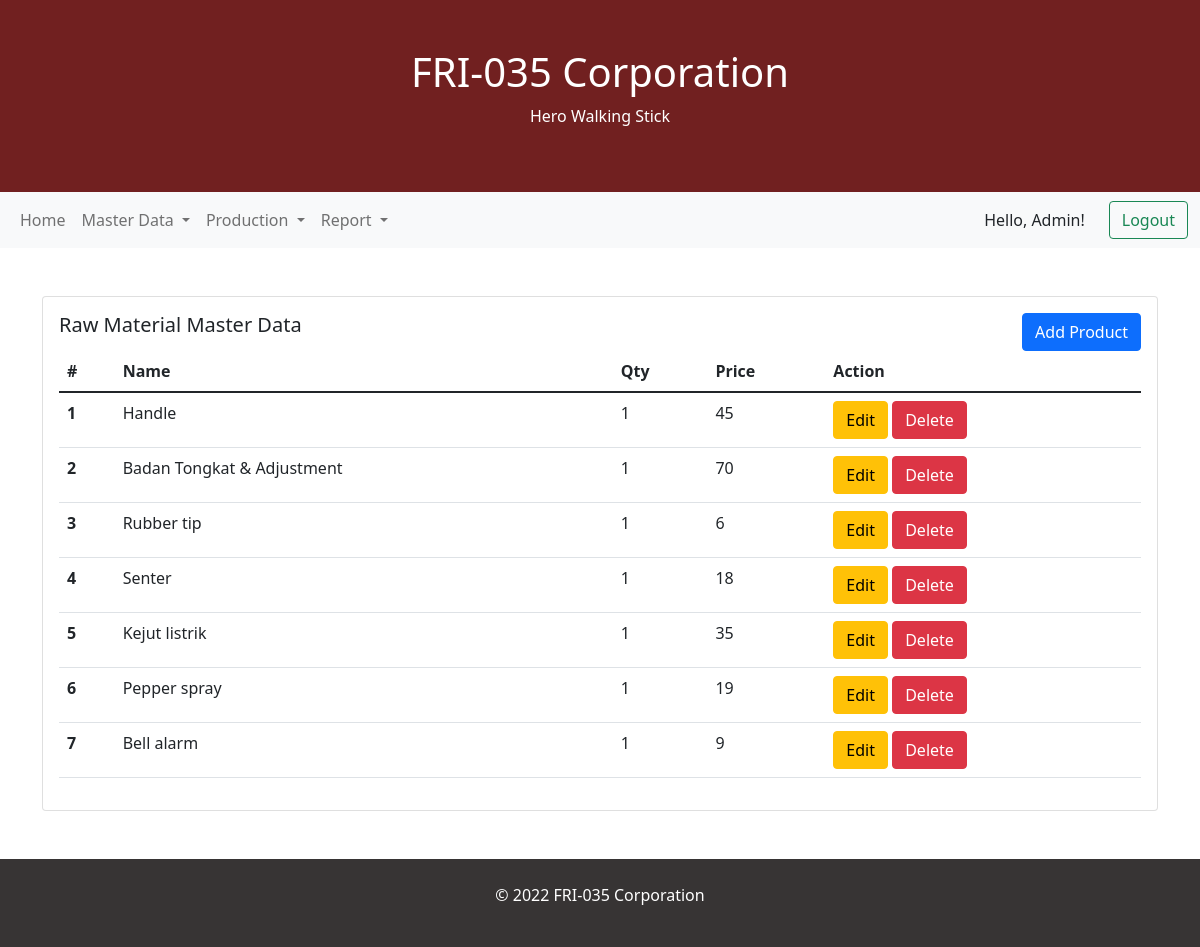
The app's page /raw-material/index.php (signed in) with its own data.
### tables this page shows
CREATE TABLE `raw_material` (
  `id` int(11) NOT NULL,
  `name` varchar(255) NOT NULL,
  `qty` int(11) NOT NULL,
  `price` bigint(20) NOT NULL
);

### model/RawMaterial.php (called while the page is built, shortened)
<?php
class RawMaterial extends Database
{
	function __construct()
	{
		$this->connection = mysqli_connect($this->host, $this->username, $this->password, $this->database);
	}
	function allRawMaterial()
	{
		$data = mysqli_query($this->connection, "SELECT * FROM raw_material");
		return $data;
	}
}

### raw-material/index.php (the view, shortened to what this page needs)
<?php
include '../model/RawMaterial.php';
$db = new RawMaterial();
$materials = $db->allRawMaterial();
?>
<!DOCTYPE html>
<html lang="en">
<head>
    <link href="https://cdn.jsdelivr.net/npm/bootstrap@5.1.3/dist/css/bootstrap.min.css" rel="stylesheet">
</head>
<body>
    <div class="p-5  text-white text-center" style="background-color : #712020">
        <h1>FRI-035 Corporation</h1>
        <p>Hero Walking Stick</p>
    </div>
    <?php include('../navigation/index.php') ?>
    <div class="container mt-5">
        <div class="row">
            <div class="col-lg-12">
                <div class="card">
                    <div class="card-body">
                        <div class="row">
                            <div class="col-6">
                                <h5 class="card-title">Raw Material Master Data</h5>
                            </div>
                            <div class="col-6 text-end">
                                <a href="add.php" class="btn btn-primary">Add Product</a>
                            </div>
                        </div>
                        <table class="table">
                            <thead>
                                <tr>
                                    <th scope="col">#</th>
                                    <th scope="col">Name</th>
                                    <th scope="col">Qty</th>
                                    <th scope="col">Price</th>
                                    <th scope="col">Action</th>
                                </tr>
                            </thead>
                            <tbody>
                                <?php $i = 1;
                                foreach ($materials as $material) { ?>
                                    <tr>
                                        <th scope="row"><?= $i ?></th>
                                        <td><?= $material['name'] ?></td>
                                        <td><?= $material['qty'] ?></td>
                                        <td><?= $material['price'] ?></td>
                                        <td>
                                            <a href="edit.php?id=<?= $material['id'] ?>" class="btn btn-warning">Edit</a>
                                            <a href="process.php?action=delete&id=<?= $material['id'] ?>" class="btn btn-danger">Delete</a>
                                        </td>
                                    </tr>
                                <?php $i++;
                                } ?>
                            </tbody>
                        </table>
                    </div>
                </div>
            </div>
        </div>
    </div>
    <div class="mt-5 p-4  text-white text-center" style="background-color:#373434">
        <p>&copy 2022 FRI-035 Corporation</p>
    </div>
</body>
</html>

### navigation/index.php
<?php
if($_SESSION['role'] == "rl_workstation"){
    include('workstation.php');
}else{
    include('default.php');
}

### navigation/default.php (shortened to what this page needs)
<nav class="navbar navbar-expand-lg navbar-light bg-light">
    <div class="container-fluid">
        <div class="collapse navbar-collapse" id="navbarSupportedContent">
            <ul class="navbar-nav me-auto mb-2 mb-lg-0">
                <li class="nav-item">
                    <a class="nav-link" aria-current="page" href="../home/">Home</a>
                </li>
                <li class="nav-item dropdown">
                    <a class="nav-link dropdown-toggle" href="#" id="navbarDropdown" role="button" data-bs-toggle="dropdown" aria-expanded="false">
                        Master Data
                    </a>
                </li>
                <li class="nav-item dropdown">
                    <a class="nav-link dropdown-toggle" href="#" id="navbarDropdown" role="button" data-bs-toggle="dropdown" aria-expanded="false">
                        Production
                    </a>
                </li>
                <li class="nav-item dropdown">
                    <a class="nav-link dropdown-toggle" href="#" id="navbarDropdown" role="button" data-bs-toggle="dropdown" aria-expanded="false">
                        Report
                    </a>
                </li>
            </ul>
            <?php if ($_SESSION['status'] == "login") { ?>
                <span class="me-4">Hello, <?=$_SESSION['name']?>!</span>
                <a href="../auth/process.php?action=logout" class="btn btn-outline-success">Logout</a>
            <?php } else { ?>
                <a href="../auth/index.php" class="btn btn-outline-success">Login</a>
            <?php } ?>
        </div>
    </div>
</nav>

### records on screen
raw_material: name "Handle", qty "1", price "45"
raw_material: name "Badan Tongkat & Adjustment", qty "1", price "70"
raw_material: name "Rubber tip", qty "1", price "6"
raw_material: name "Senter", qty "1", price "18"
raw_material: name "Kejut listrik", qty "1", price "35"
raw_material: name "Pepper spray", qty "1", price "19"
raw_material: name "Bell alarm", qty "1", price "9"

### other values on screen
$_SESSION['name'] "Admin"
